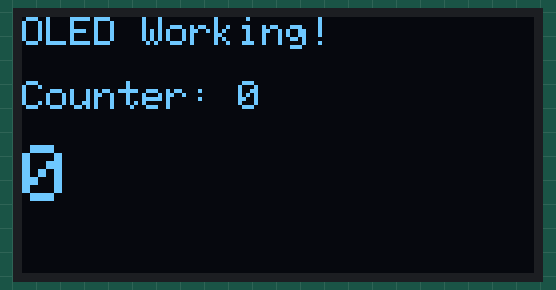
Bench run of a sketch on a simulated Arduino Uno, built with avr-gcc and run on an emulated ATmega328P. On the bench: 128×64 one-colour display. What the sketch prints to the serial monitor is not drawn.

Above: at 1.2 s.
At 5.3 s:
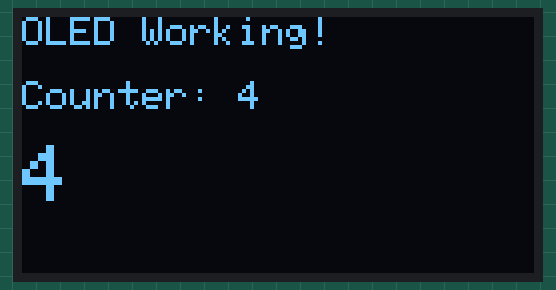
At 10.5 s:
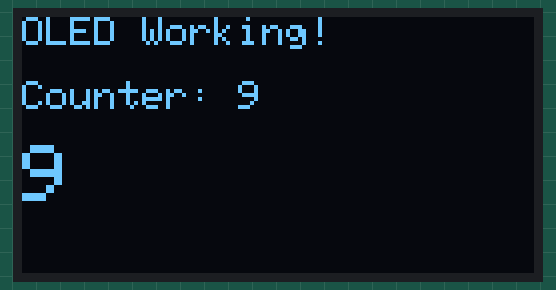
At 19.7 s:
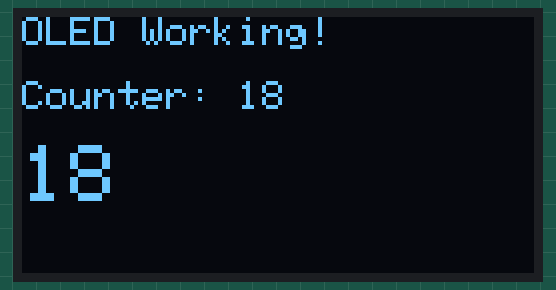
At 29.0 s:
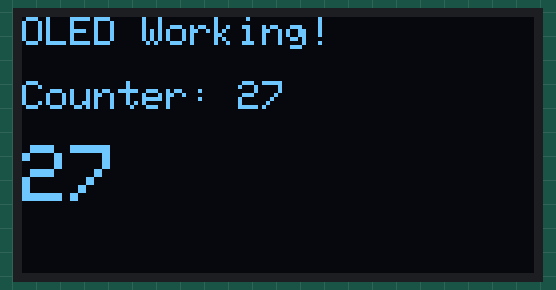
At 38.3 s:
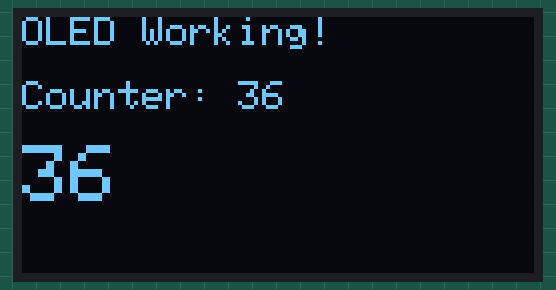

The sketch:

test-oled.ino
```cpp
// Test del OLED con dirección 0x3F
// Este código prueba el funcionamiento del display OLED

#include <Wire.h>
#include <Adafruit_GFX.h>
#include <Adafruit_SSD1306.h>

#define SCREEN_WIDTH 128
#define SCREEN_HEIGHT 64
#define OLED_RESET -1
#define OLED_ADDRESS 0x3F

Adafruit_SSD1306 display(SCREEN_WIDTH, SCREEN_HEIGHT, &Wire, OLED_RESET);

void setup() {
  Serial.begin(9600);
  delay(1000);

  Serial.println("\n======================");
  Serial.println("OLED Test Starting...");
  Serial.println("======================\n");

  // Inicializar I2C
  Wire.begin();
  Serial.println("I2C initialized");

  // Inicializar OLED
  Serial.print("Initializing OLED at address 0x");
  Serial.println(OLED_ADDRESS, HEX);

  if(!display.begin(SSD1306_SWITCHCAPVCC, OLED_ADDRESS)) {
    Serial.println("OLED allocation failed!");
    Serial.println("Check wiring and I2C address");
    for(;;); // Loop forever
  }

  Serial.println("OLED initialized successfully!");

  // Limpiar pantalla
  display.clearDisplay();

  // Configurar texto
  display.setTextSize(1);
  display.setTextColor(SSD1306_WHITE);
  display.setCursor(0, 0);

  // Mostrar mensaje
  display.println("OLED Test");
  display.println("Address: 0x3F");
  display.println("");
  display.println("Display OK!");
  display.display();

  Serial.println("Text displayed on OLED");
}

void loop() {
  // Actualizar contador cada segundo
  static int counter = 0;

  display.clearDisplay();
  display.setCursor(0, 0);
  display.setTextSize(1);
  display.println("OLED Working!");
  display.println("");
  display.print("Counter: ");
  display.println(counter);
  display.println("");
  display.setTextSize(2);
  display.println(counter);
  display.display();

  Serial.print("Counter: ");
  Serial.println(counter);

  counter++;
  delay(1000);
}
```

Measured:
- what the display in image 0 shows lasts 1.0 s, from 1.2 s to 2.2 s
